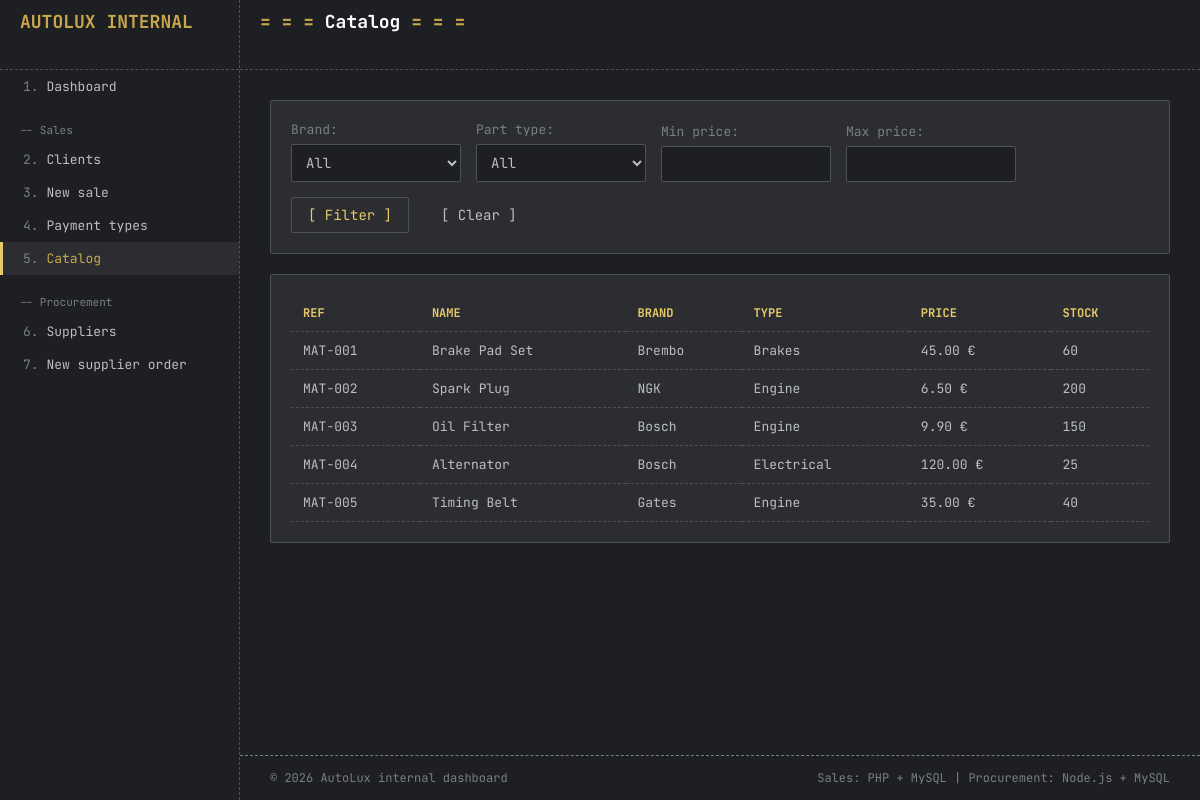
Page /Presentation/materials.php on the committed database.
### tables this page shows
CREATE TABLE `material` (
  `id` int(11) NOT NULL AUTO_INCREMENT,
  `material_ref` varchar(50) NOT NULL,
  `name` varchar(100) NOT NULL,
  `brand` varchar(50) DEFAULT NULL,
  `category` varchar(50) DEFAULT NULL,
  `sale_price` decimal(10,2) NOT NULL,
  `cost_price` decimal(10,2) NOT NULL DEFAULT 0.00,
  `current_stock` int(11) NOT NULL DEFAULT 0,
  PRIMARY KEY (`id`),
  UNIQUE KEY `material_ref` (`material_ref`)
);

### Sales_backend/CRUD/materials_crud.php (called while the page is built, shortened)
<?php
function getFilteredMaterials($pdo, $brand, $category, $minPrice, $maxPrice){
    $sql = "select id, material_ref, name, brand, category, sale_price, current_stock from material where 1 = 1";
    $params = [];
    $cmd = $pdo->prepare($sql);
    $cmd->execute($params);
    $materials = $cmd->fetchAll();
    return $materials;
}
?>

### Presentation/materials.php (the view, shortened to what this page needs)
<?php
require_once "../Sales_backend/db.php";
require_once "../Sales_backend/crud/materials_crud.php";
$brand = $_GET["brand"] ?? "";
$category = $_GET["category"] ?? "";
$minPrice = $_GET["min_price"] ?? "";
$maxPrice = $_GET["max_price"] ?? "";
$materials = getFilteredMaterials($pdo, $brand, $category, $minPrice, $maxPrice);
require_once "header.php";
?>
<div class="card">
    <form method="get" class="filters">
        <div class="form-group">
            <label>Brand</label>
            <select name="brand">
                <option value="">All</option>
            </select>
        </div>
        <div class="form-group">
            <label>Part type</label>
            <select name="category">
                <option value="">All</option>
            </select>
        </div>
        <div class="form-group">
            <label>Min price</label>
            <input type="number" step="0.01" name="min_price" value="<?php echo $minPrice; ?>">
        </div>
        <div class="form-group">
            <label>Max price</label>
            <input type="number" step="0.01" name="max_price" value="<?php echo $maxPrice; ?>">
        </div>
        <button type="submit" class="btn">Filter</button>
        <a href="materials.php" class="btn btn-secondary">Clear</a>
    </form>
</div>
<div class="card">
    <table class="data-table">
        <thead>
            <tr>
                <th>Ref</th>
                <th>Name</th>
                <th>Brand</th>
                <th>Type</th>
                <th>Price</th>
                <th>Stock</th>
            </tr>
        </thead>
        <tbody>
            <?php foreach ($materials as $material) { ?>
                <tr>
                    <td><?php echo $material["material_ref"]; ?></td>
                    <td><?php echo $material["name"]; ?></td>
                    <td><?php echo $material["brand"]; ?></td>
                    <td><?php echo $material["category"]; ?></td>
                    <td><?php echo $material["sale_price"]; ?> €</td>
                    <td><?php echo $material["current_stock"]; ?></td>
                </tr>
            <?php } ?>
        </tbody>
    </table>
</div>
<?php require_once "footer.php"; ?>

### Presentation/css/style.css (style rules this page uses)
* { box-sizing: border-box; }
:root { --primary-color: #1e1f22; --secondary-color: #2b2d30; --tertiary-color: ; --text-primary: #bcbec4; --text-secondary: #7a7e85; --text-tertiary: ; --accent-gold: #c9a84c; --accent-gold-light: #e8c96a; --border-color: #4e5157; }
body { margin: 0; font-family: 'JetBrains Mono', Consolas, 'Courier New', monospace; font-size: 13px; background-color: var(--primary-color); color: var(--text-primary); }
.card { background-color: var(--secondary-color); border: 1px solid var(--border-color); border-radius: 2px; padding: 20px; margin-bottom: 20px; }
.data-table { width: 100%; border-collapse: collapse; }
.data-table th { text-align: left; color: var(--accent-gold-light); text-transform: uppercase; font-size: 12px; padding: 10px 12px; border-bottom: 1px dashed var(--border-color); }
.data-table td { padding: 10px 12px; border-bottom: 1px dashed var(--border-color); }
.filters { display: flex; flex-wrap: wrap; gap: 15px; align-items: flex-end; }
.filters .form-group { margin-bottom: 0; width: 170px; }
.form-group { margin-bottom: 16px; }
.form-group label { display: block; color: var(--text-secondary); margin-bottom: 6px; }
.form-group label::after { content: ':'; }
input, select { width: 100%; padding: 8px 10px; border: 1px solid var(--border-color); border-radius: 2px; font-family: inherit; font-size: 14px; background-color: var(--primary-color); color: #bcbec4; }
.btn { display: inline-block; padding: 8px 16px; background-color: transparent; color: var(--accent-gold-light); border: 1px solid var(--border-color); border-radius: 2px; font-family: inherit; font-size: 14px; cursor: pointer; text-decoration: none; }
.btn::before { content: '[ '; }
.btn::after { content: ' ]'; }
.btn-secondary { color: var(--text-primary); border-color: var(--secondary-color); }

### rows in the picture
material: material_ref "MAT-001", name "Brake Pad Set", brand "Brembo", category "Brakes", sale_price "45.00", current_stock "60"
material: material_ref "MAT-002", name "Spark Plug", brand "NGK", category "Engine", sale_price "6.50", current_stock "200"
material: material_ref "MAT-003", name "Oil Filter", brand "Bosch", category "Engine", sale_price "9.90", current_stock "150"
material: material_ref "MAT-004", name "Alternator", brand "Bosch", category "Electrical", sale_price "120.00", current_stock "25"
material: material_ref "MAT-005", name "Timing Belt", brand "Gates", category "Engine", sale_price "35.00", current_stock "40"

### other values in the picture
$pageTitle "Catalog"
